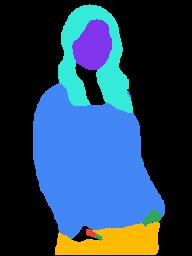
#> input picture pictures/000988_0.png, 192 x 256 px
$ python main.py
#> lines starting #> are read from the running program, lines starting #| are printed output that depends on the picture
#> further down, img is the input picture: PIL image 192x256 RGB; mean R, G, B 39.1, 66.8, 92.1
from PIL import Image
import numpy as np


def extract_colors(image):
	tmp = []

	# Estrae le distinct value dall'immagine per la conversione a colori
	for i in np.nditer(image):
		if i not in tmp:
			tmp.append(i)

	# Converte da tipo np.ndarray a tipo list
	found = [ndarray_item.tolist() for ndarray_item in tmp]

	return found


def colorize_image(image):
	# Converte l'immagine da GRAYSCALE a RGB mantenendo la size
	rgb_image = Image.new('RGB', image.size)
#> rgb_image: PIL image 192x256 RGB; every value is 0
	rgb_image.paste(image)

	w, h = rgb_image.size
#> w = 192; h = 256

	# Itera sui pixel dell'immagine per cambio colore
	for x in range(0, w - 1):
		for y in range(0, h - 1):
			# Acquisisce il valore RGB del pixel
			r, g, b = rgb_image.getpixel((x, y))

			# Definizione dei colori
			# Red
			new_color_right_arm = 235, 64, 52
			# Yellow
			new_color_pants = 252, 186, 3
			# Green
			new_color_left_arm = 50, 168, 82
			# Blue
			new_color_shirt = 66, 135, 245
			# Purple
			new_color_face = 128, 52, 235
			# Cyan
			new_color_hair = 52, 235, 217

			# Cambia colori
			if r == g == b == 13:
				rgb_image.putpixel((x, y), new_color_right_arm)
			elif r == g == b == 8:
				rgb_image.putpixel((x, y), new_color_pants)
			elif r == g == b == 11:
				rgb_image.putpixel((x, y), new_color_left_arm)
			elif r == g == b == 4:
				rgb_image.putpixel((x, y), new_color_shirt)
			elif r == g == b == 12:
				rgb_image.putpixel((x, y), new_color_face)
			elif r == g == b == 1:
				rgb_image.putpixel((x, y), new_color_hair)

	return rgb_image


def back_to_garyscale(image):
	gs_image = image.convert('L')
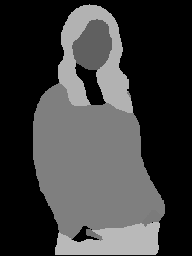
#> gs_image: PIL image 192x256 L; min 0, max 185, mean 61.4

	h, w = gs_image.size
#> h = 192; w = 256

	for x in range(0, h - 1):
		for y in range(0 , w -1):
			gs = gs_image.getpixel((x, y))

			if gs == 114:
				gs_image.putpixel((x, y), 13)
			elif gs == 185:
				gs_image.putpixel((x, y), 8)
			elif gs == 123:
				gs_image.putpixel((x, y), 11)
			elif gs == 127:
				gs_image.putpixel((x, y), 4)
			elif gs == 96:
				gs_image.putpixel((x, y), 12)
			elif gs == 178:
				gs_image.putpixel((x, y), 1)
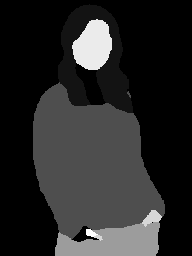
#> gs_image: PIL image 192x256 L; min 0, max 13, mean 2.02; drawn with min black and max white

	return gs_image


if __name__ == "__main__":
	img = Image.open('pictures/000988_0.png')

	# data_img = np.asarray(img)

	# Stampa quanti colori diversi ci sono nell'immagine
	# print(extract_colors(data_img))

	# Converte l'immagine in RGB e la colora
	rgb_image = colorize_image(img)

	# data_rgb_image = np.asarray(rgb_image)

	# Dopo aver eseguito le operazioni converte l'immagine nel GRAYSCALE originale
	gs_image = back_to_garyscale(rgb_image)

	# Stampa l'immagine
	# Image._show(gs_image)

	# Salva l'immagine secondo il path specificato
	gs_image.save('./results/' + img.filename[9:])

$ run again, with pictures/000174_0.jpg saved as pictures/000988_0.png
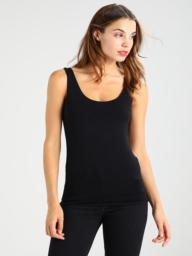
#> input picture pictures/000174_0.jpg, 192 x 256 px
#> img is the input picture: PIL image 192x256 RGB; mean R, G, B 172.9, 163.1, 156.1
#> in back_to_garyscale, `gs_image = image.convert('L')`:
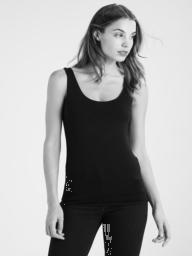
#> gs_image: PIL image 192x256 L; min 1, max 255, mean 165.5
